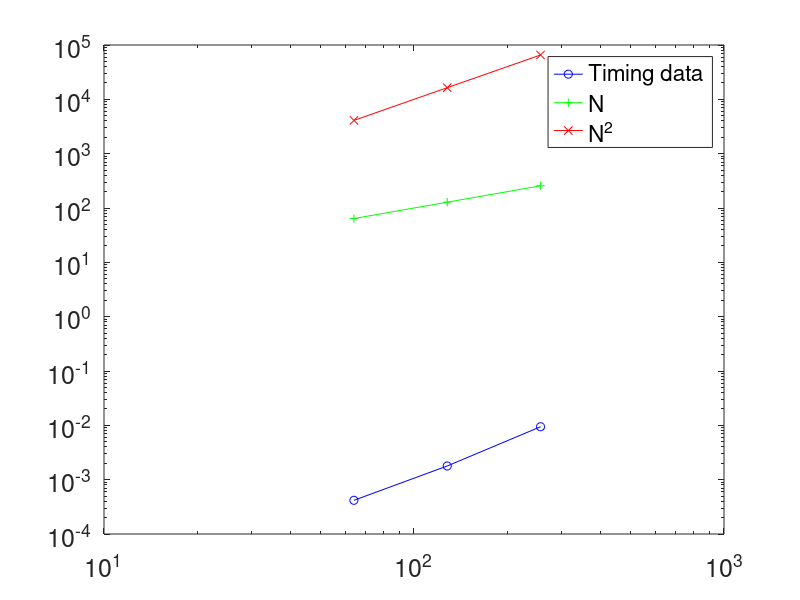

Source code (MATLAB):
t64 = 0.000417;
t128=0.001786;
t256 = 0.009424;
figure (1)
T=[t64 t128 t256];
N=[64,128,256];
loglog(N,T,'b-o');
hold on
loglog(N,N,'g-+')
loglog(N,N.^2,'r-x')
legend({'Timing data','N','N^2'},'location','best')
set(gca,'fontsize',18)
